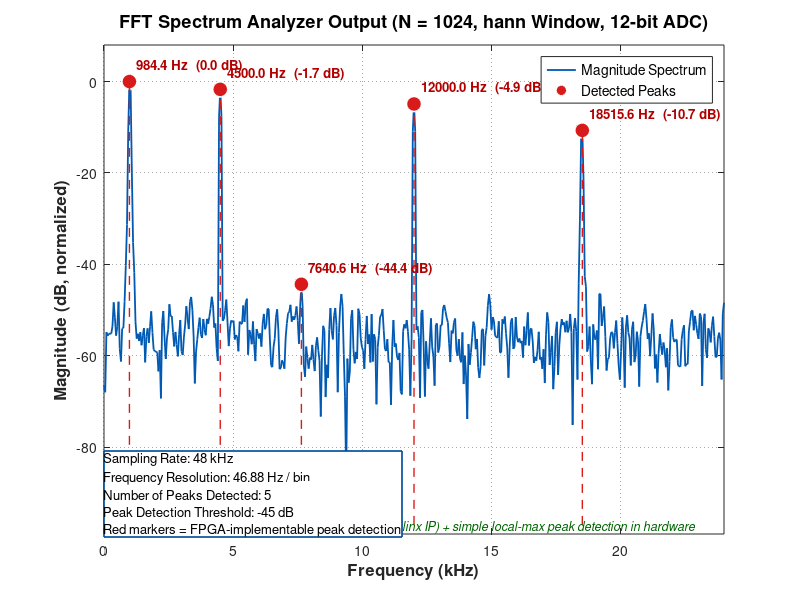
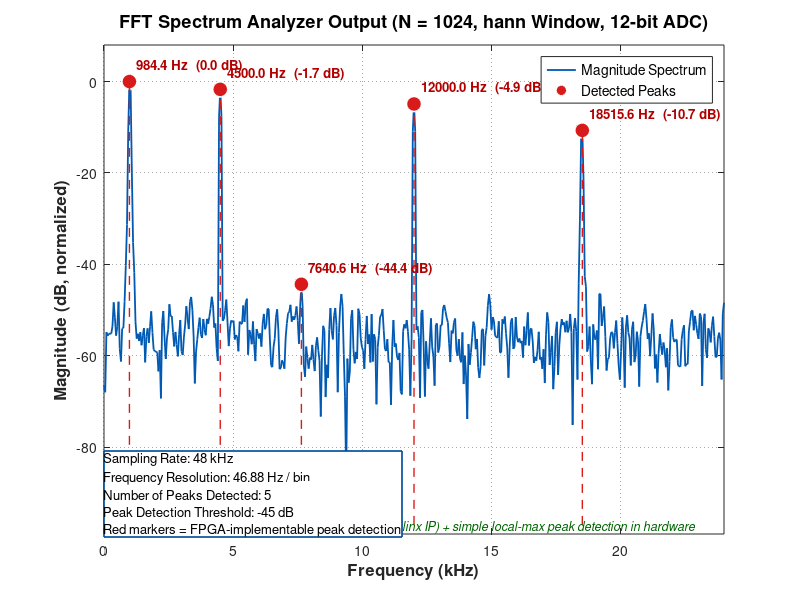

Here is the MATLAB script that generated these plots, in order:
%% ============================================================
%%  FIGURE 3: FFT SPECTRUM WITH DETECTED PEAKS
%%  IEEE Paper Ready - Standalone Version
%% ============================================================

clear; clc; close all;

%% ==================== PARAMETERS ====================
fs = 48000;
N = 1024;
bits_adc = 12;
window_type = 'hann';

frequencies = [1000, 4500, 12000, 18500];
amplitudes  = [0.85, 0.65, 0.45, 0.25];
phases      = [0, pi/4, pi/3, pi/6];

peak_thresh_db = -45;
min_peak_dist_bins = 8;
add_noise = true;
noise_level = 0.02;

export_dpi = 300;
fig_folder = 'figures';
if ~exist(fig_folder, 'dir'), mkdir(fig_folder); end

%% ==================== SIGNAL + PROCESSING ====================
t = (0:N-1) / fs;
x = zeros(1, N);
for i = 1:length(frequencies)
    x = x + amplitudes(i) * sin(2*pi*frequencies(i)*t + phases(i));
end
if add_noise
    x = x + noise_level * randn(1, N);
end
x = x / max(abs(x)) * 0.95;

% 12-bit ADC
q_levels = 2^(bits_adc - 1);
x_quant = round(x * q_levels) / q_levels;

% Windowing
switch lower(window_type)
    case 'hann'
        w = 0.5 * (1 - cos(2*pi*(0:N-1)/(N-1)));
    case 'hamming'
        w = 0.54 - 0.46*cos(2*pi*(0:N-1)/(N-1));
    case 'blackman'
        w = 0.42 - 0.5*cos(2*pi*(0:N-1)/(N-1)) + 0.08*cos(4*pi*(0:N-1)/(N-1));
    otherwise
        w = ones(1, N);
end
w = w(:)';
x_windowed = x_quant .* w;

% FFT
X = fft(x_windowed, N);
X_single = X(1:floor(N/2)+1);
f_axis = (0:floor(N/2)) * (fs / N);
X_mag = abs(X_single);
X_db = 20 * log10(X_mag / max(X_mag) + eps);

%% ==================== PEAK DETECTION ====================
peak_indices = [];
for i = 2:length(X_db)-1
    if (X_db(i) > X_db(i-1)) && (X_db(i) > X_db(i+1)) && (X_db(i) >= peak_thresh_db)
        peak_indices = [peak_indices, i];
    end
end
if ~isempty(peak_indices)
    peak_indices = peak_indices(diff([0 peak_indices]) >= min_peak_dist_bins);
end
peak_freqs = f_axis(peak_indices);
peak_amps_db = X_db(peak_indices);

%% ==================== FIGURE 3 - IEEE STYLE ====================
fig3 = figure('Color', 'w', 'Name', 'Fig3_Spectrum_Peaks_IEEE', ...
              'Position', [120 60 1100 620]);

% Spectrum plot
plot(f_axis/1000, X_db, 'Color', [0 0.35 0.7], 'LineWidth', 1.3);
hold on;
grid on;
set(gca, 'GridLineStyle', ':', 'GridAlpha', 0.4);

% Detected peaks
if ~isempty(peak_indices)
    plot(peak_freqs/1000, peak_amps_db, 'o', ...
         'MarkerSize', 11, 'MarkerFaceColor', [0.85 0.1 0.1], ...
         'MarkerEdgeColor', 'w', 'LineWidth', 1.2);
    
    for k = 1:length(peak_freqs)
        plot([peak_freqs(k)/1000 peak_freqs(k)/1000], ...
             [min(X_db)-10 peak_amps_db(k)], '--', ...
             'Color', [0.85 0.1 0.1], 'LineWidth', 1.0);
        
        text(peak_freqs(k)/1000 + 0.28, peak_amps_db(k) + 3.5, ...
            sprintf('%.1f Hz  (%.1f dB)', peak_freqs(k), peak_amps_db(k)), ...
            'FontSize', 9.5, 'Color', [0.7 0 0], 'FontWeight', 'bold', ...
            'HorizontalAlignment', 'left');
    end
end

xlabel('Frequency (kHz)', 'FontSize', 12, 'FontWeight', 'bold');
ylabel('Magnitude (dB, normalized)', 'FontSize', 12, 'FontWeight', 'bold');
title(sprintf('FFT Spectrum Analyzer Output (N = %d, %s Window, %d-bit ADC)', ...
              N, window_type, bits_adc), 'FontSize', 13, 'FontWeight', 'bold');

legend('Magnitude Spectrum', 'Detected Peaks', 'Location', 'northeast', 'FontSize', 10);

% Annotation box
annotation('textbox', [0.13 0.105 0.36 0.195], ...
    'String', {sprintf('Sampling Rate: %d kHz', fs/1000), ...
               sprintf('Frequency Resolution: %.2f Hz / bin', fs/N), ...
               sprintf('Number of Peaks Detected: %d', length(peak_indices)), ...
               sprintf('Peak Detection Threshold: %.0f dB', peak_thresh_db), ...
               'Red markers = FPGA-implementable peak detection'}, ...
    'FitBoxToText', 'on', ...
    'BackgroundColor', [1 1 1], ...
    'EdgeColor', [0 0.3 0.6], ...
    'LineWidth', 1.2, ...
    'FontSize', 9.5);

% FPGA note
text(0.5, 0.015, ...
    'FPGA Implementation: Radix-2 FFT (custom or Xilinx IP) + simple local-max peak detection in hardware', ...
    'Units', 'normalized', 'HorizontalAlignment', 'center', ...
    'FontSize', 9, 'Color', [0 0.4 0], 'FontAngle', 'italic');

xlim([0 max(f_axis)/1000]);
ylim([min(X_db)-12 max(X_db)+8]);

%% Export
exportgraphics(fig3, fullfile(fig_folder, 'Fig3_SpectrumWithPeaks_IEEE.png'), 'Resolution', export_dpi);
exportgraphics(fig3, fullfile(fig_folder, 'Fig3_SpectrumWithPeaks_IEEE.pdf'), 'ContentType', 'vector');

fprintf('✅ Figure 3 generated successfully!\n');
fprintf('   Saved: Fig3_SpectrumWithPeaks_IEEE.png\n');
